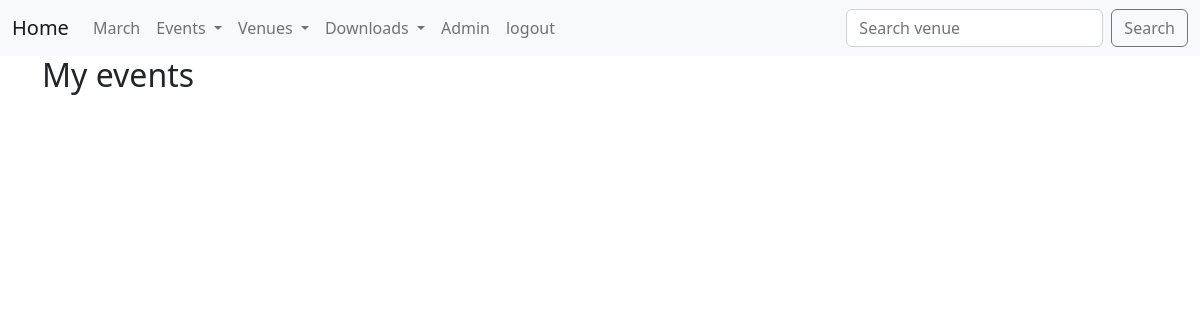
/my_events (signed in), run on an earlier commit of the app's database.
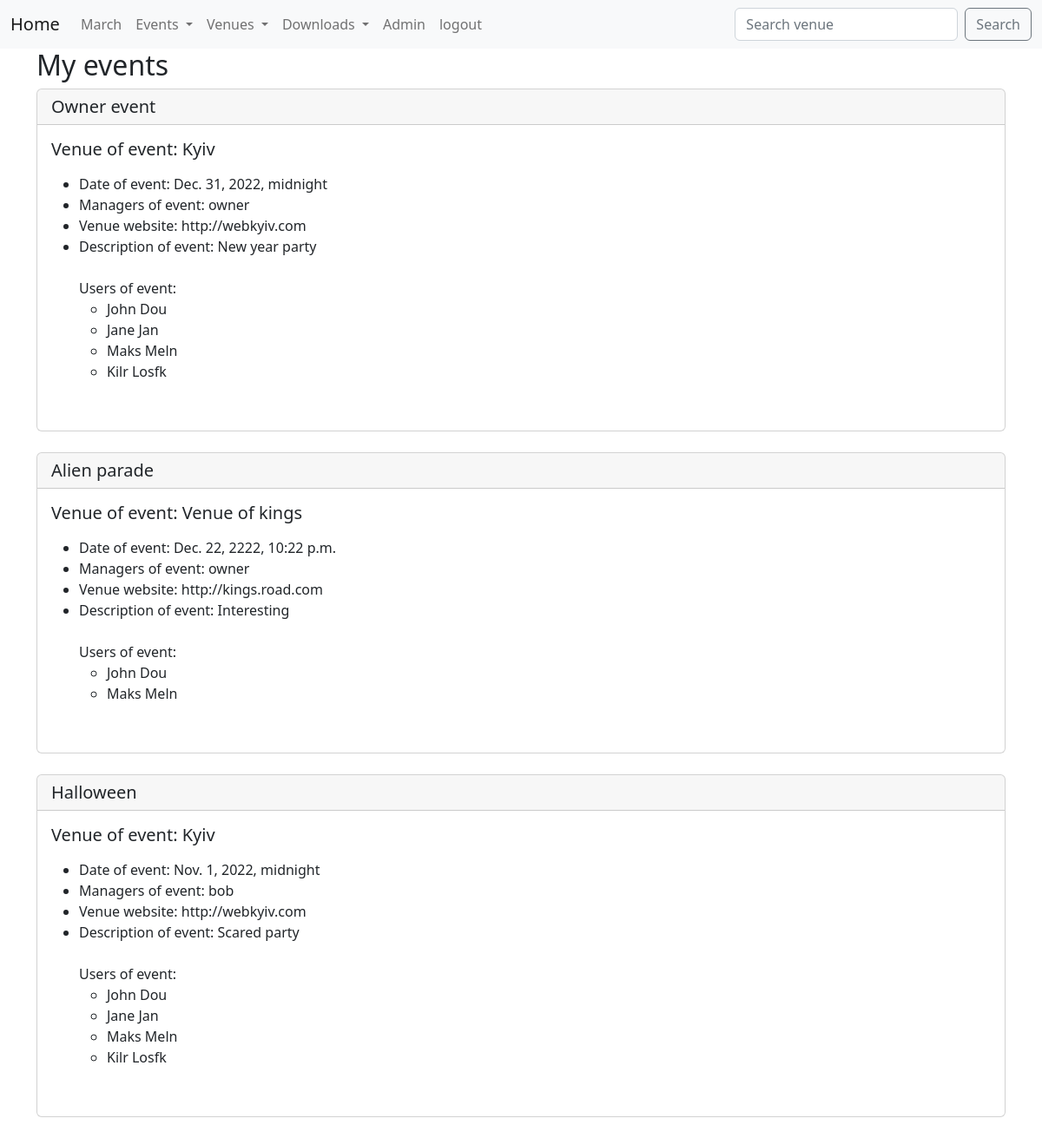
And on a later commit of the database.
### events/models.py (models this page shows, shortened)
class Event(models.Model):
    name = models.CharField('Event Name', max_length=120)
    event_date = models.DateTimeField('Event date')
    venue = models.ForeignKey(Venue, blank=True, null=True, on_delete=models.CASCADE)
    manager = models.ForeignKey(User, blank=True, null=True, on_delete=models.SET_NULL)
    description = models.TextField(blank=True)
    users = models.ManyToManyField(MyClubUser, blank=True)
    approved = models.BooleanField('Approved event', default=False)
    def __str__(self):
        return self.name

class Venue(models.Model):
    name = models.CharField('Venue name', max_length=120)
    address = models.CharField(max_length=300)
    zip_code = models.CharField('Zip code', max_length=10, blank=True)
    phone = models.CharField('Contact phone', max_length=15, blank=True)
    web = models.URLField('Website address', blank=True)
    email = models.EmailField('Email address', blank=True)
    owner = models.IntegerField('Venue owner', blank=False, default=1)
    venue_image = models.ImageField(null=True, blank=True, upload_to='images/')
    def __str__(self):
        return self.name

class MyClubUser(models.Model):
    first_name = models.CharField(max_length=100)
    last_name = models.CharField(max_length=100)
    email = models.EmailField('User email')
    def __str__(self):
        return f'{self.first_name} {self.last_name}'

### events/views.py (the view)
# urls.py: path('my_events', my_events, name='my_events'),
def my_events(request):
    if request.user.is_authenticated:
        me = request.user.id
        events = Event.objects.filter(users=me)  # also me = request.user.id
        context = {
            'events': events
        }
        return render(request, 'events/my_events.html', context)
    else:
        messages.success(request, 'You need to login to vies this page')
        return redirect('home')

### events/templates/events/my_events.html (shortened to what this page needs)
{% extends 'events/main.html' %}
{% block content %}
    <h2>My events</h2>
    {% for event in events %}
        <div class="card">
          <h5 class="card-header">{{ event }}</h5>
          <div class="card-body">
            <h5 class="card-title">Venue of event: {{ event.venue }}</h5>
            <p class="card-text">
                <ul>
                <li>Date of event: {{ event.event_date }}</li>
                <li>Managers of event: {{ event.manager }}</li>
                <li>Venue website: {{ event.venue.web }}</li>
                <li>Description of event: {{ event.description }}</li>
                <br>
                    Users of event:
                    <ul>
                    {% for user in event.users.all %}
                        <li>
                            {{ user }}
                        </li>
                    {% endfor %}
                    </ul>
              <br>
            </ul>
            </p>
          </div>
        </div>
        <br>
{% endfor %}
{% endblock %}

What changed in the data, as far as the page shows it:
added Event: name "Owner event", venue "Kyiv", event_date "Dec. 31, 2022, midnight", manager "owner", venue.web "http://webkyiv.com", description "New year party"
now on this page (row unchanged): MyClubUser: first_name+last_name "John Dou"
now on this page (row unchanged): MyClubUser: first_name+last_name "Jane Jan"
now on this page (row unchanged): MyClubUser: first_name+last_name "Maks Meln"
now on this page (row unchanged): MyClubUser: first_name+last_name "Kilr Losfk"
added Event: name "Alien parade", venue "Venue of kings", event_date "Dec. 22, 2222, 10:22 p.m.", manager "owner", venue.web "http://kings.road.com", description "Interesting"
added Event: name "Halloween", venue "Kyiv", event_date "Nov. 1, 2022, midnight", manager "bob", venue.web "http://webkyiv.com", description "Scared party"
